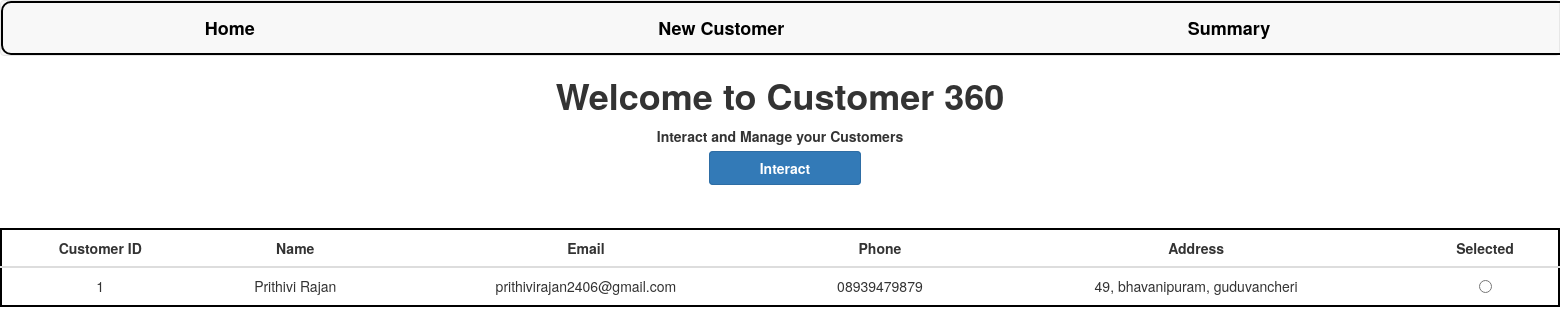
The page / on the database its author committed.
### customer360/models.py (models this page shows, shortened)
class Customer(models.Model):
    id = models.AutoField(primary_key=True)
    name = models.CharField(max_length=100)
    email = models.EmailField(max_length=100)
    phone = models.CharField(max_length=20)
    address = models.CharField(max_length=200)

### customer360/views.py (the view)
# urls.py: path('', views.index, name='index'),
def index(request):
    customers = Customer.objects.all()
    context = {'customers':customers}
    return render(request, "index.html",context=context)

### customer360/templates/index.html (shortened to what this page needs)
{% extends 'base.html' %}
{% load static %}
{% block content %}
<html>
    <head>
    </head>
    <body>
        <h1>Welcome to Customer 360</h1>
        <p>Interact and Manage your Customers</p>
        <a class="btn btn-primary" style="font-weight:bold; display:inline" onclick="set_customer()">Interact</a>
        <table class="table">
            <thead>
                <tr>
                    <th>Customer ID</th>
                    <th>Name</th>
                    <th>Email</th>
                    <th>Phone</th>
                    <th>Address</th>
                    <th>Selected</th>
                </tr>
            </thead>
            <tbody>
                {% for customer in customers %}
                    <tr>
                        <td>{{customer.id }}</td>
                        <td>{{customer.name }}</td>
                        <td>{{customer.email }}</td>
                        <td>{{customer.phone }}</td>
                        <td>{{customer.address }}</td>
                        <td>
                            <input type="radio" name="selected_customers" value="{{ customer.id }}">
                        </td>
                    </tr>
                {% endfor %}
            </tbody>
        </table>
    </body>
</html>
{% endblock content %}

### customer360/static/css/main.css (style rules this page uses)
body { text-align: center; margin: auto; }
h1,p { font-weight: bold; }
table { margin: auto; border: 2px solid #000000; margin-top: 50px; border-radius: 15px; background-color: white; text-align: center; }
th { text-align: center; }
.btn { display: flex; margin-top: 10px; margin-bottom: 10px; padding-left: 50px; padding-right: 50px; text-align: left; margin-left: 10px; }

### rows shown on the page
Customer: id "1", name "Prithivi Rajan", email "prithivirajan2406@gmail.com", phone "08939479879", address "49, bhavanipuram, guduvancheri"
